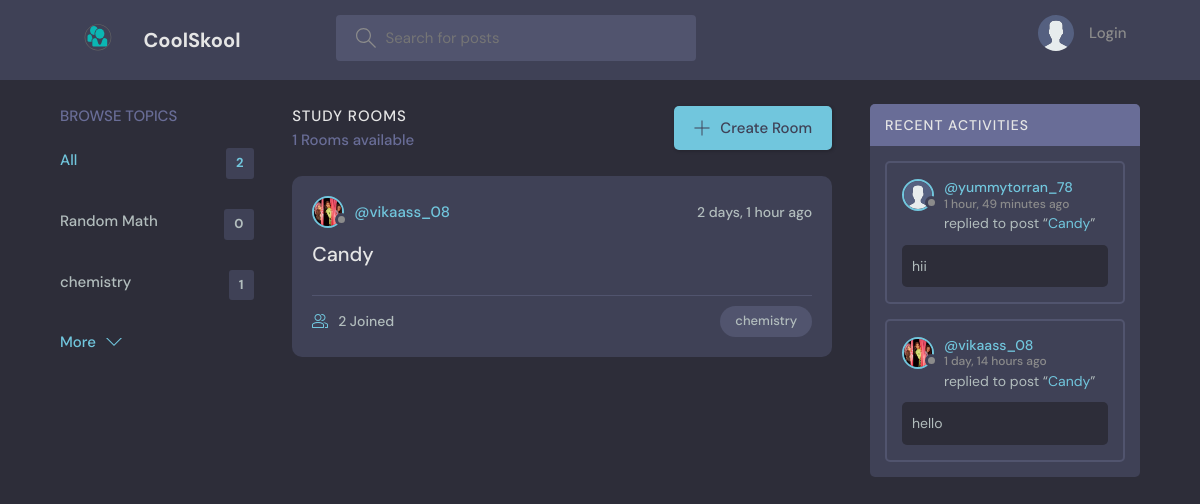
The app's page /, older data.
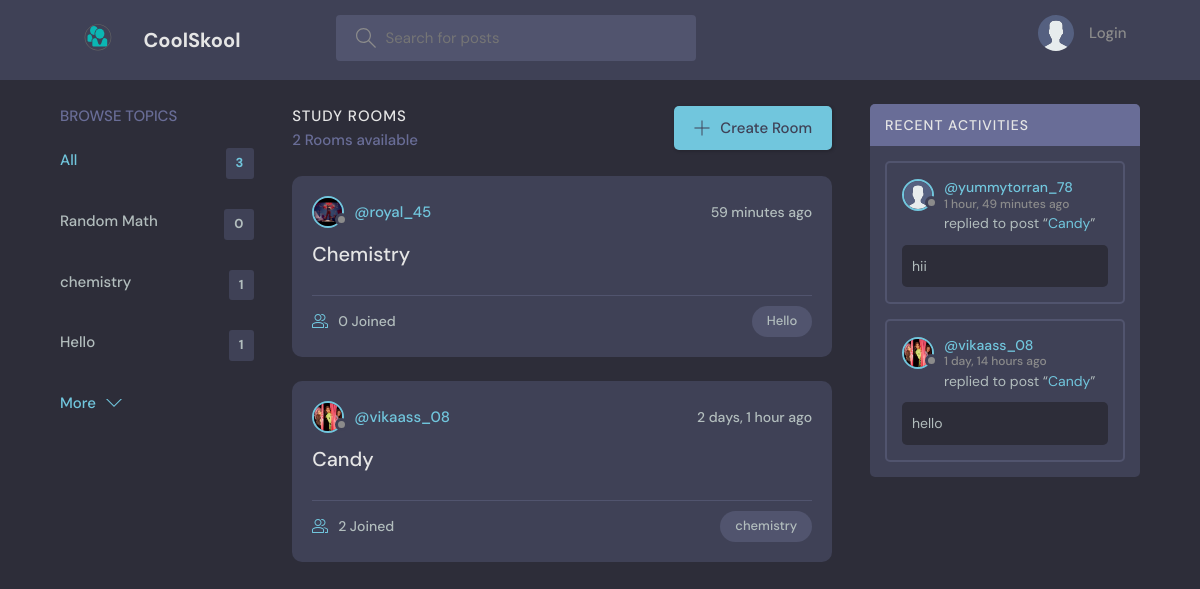
The same page, newer data.
### base/models.py (models this page shows, shortened)
class Topic(models.Model):
    name = models.CharField(max_length=200)

class Room(models.Model):
    host = models.ForeignKey(User, on_delete=models.SET_NULL, null=True)
    topic = models.ForeignKey(Topic, on_delete=models.SET_NULL, null=True)
    name = models.CharField(max_length=200)
    description = models.TextField(null=True, blank=True)
    participants = models.ManyToManyField(
        User, related_name='participants', blank=True)
    updated = models.DateTimeField(auto_now=True)
    created = models.DateTimeField(auto_now_add=True)
    class Meta:
        ordering = ['-updated', '-created']
    def __str__(self):
        return self.name

class User(AbstractUser):
    name = models.CharField(max_length=200, null=True)
    email = models.EmailField(unique=True, null=True)
    bio = models.TextField(null=True)
    avatar = models.ImageField(null=True, default="avatar.svg")
    USERNAME_FIELD = 'email'
    REQUIRED_FIELDS = []

class Message(models.Model):
    user = models.ForeignKey(User, on_delete=models.CASCADE)
    room = models.ForeignKey(Room, on_delete=models.CASCADE)
    body = models.TextField()
    updated = models.DateTimeField(auto_now=True)
    created = models.DateTimeField(auto_now_add=True)
    class Meta:
        ordering = ['-updated', '-created']

### base/views.py (the view)
# urls.py: path('', views.home, name="home"),
def home(request):
    q = request.GET.get('q') if request.GET.get('q') != None else ''
    rooms = Room.objects.filter(
        Q(topic__name__icontains=q) |
        Q(name__icontains=q) |
        Q(description__icontains=q)
    )
    topics = Topic.objects.all()[0:5]
    room_count = rooms.count()
    room_messages = Message.objects.filter(
        Q(room__topic__name__icontains=q))[0:3]
    context = {'rooms': rooms, 'topics': topics,
               'room_count': room_count, 'room_messages': room_messages}
    return render(request, 'base/home.html', context)

### base/templates/base/home.html (shortened to what this page needs)
{% extends 'main.html' %}
{% block content %}
<main class="layout layout--3">
  <div class="container">
    {% include 'base/topics_component.html' %}
    <div class="roomList">
      <div class="roomList__header">
        <div>
          <h2>Study Rooms</h2>
          <p>{{room_count}} Rooms available</p>
        </div>
        <a class="btn btn--main" href="{% url 'create-room' %}">
          <svg version="1.1" xmlns="http://www.w3.org/2000/svg" width="32" height="32" viewBox="0 0 32 32">
            <title>add</title>
            <path
              d="M16.943 0.943h-1.885v14.115h-14.115v1.885h14.115v14.115h1.885v-14.115h14.115v-1.885h-14.115v-14.115z">
            </path>
          </svg>
          Create Room
        </a>
      </div>
      {% include 'base/feed_component.html' %}
    </div>
    {% include 'base/activity_component.html' %}
  </div>
</main>
{% endblock %}

### base/templates/base/topics_component.html
<div class="topics">
    <div class="topics__header">
        <h2>Browse Topics</h2>
    </div>
    <ul class="topics__list">
        <li>
            <a href="{% url 'home' %}" class="active">All <span>{{topics.count}}</span></a>
        </li>
        {% for topic in topics %}
        <li>
            <a href="{% url 'home' %}?q={{topic.name}}">{{topic.name}}<span>{{topic.room_set.all.count}}</span></a>
        </li>
        {% endfor %}
    </ul>
    <a class="btn btn--link" href="{% url 'topics' %}">
        More
        <svg version="1.1" xmlns="http://www.w3.org/2000/svg" width="32" height="32" viewBox="0 0 32 32">
            <title>chevron-down</title>
            <path d="M16 21l-13-13h-3l16 16 16-16h-3l-13 13z"></path>
        </svg>
    </a>
</div>

### base/templates/base/feed_component.html (shortened to what this page needs)
{% load static %}
{% for room in rooms %}
<div class="roomListRoom">
    <div class="roomListRoom__header">
        <a href="{% url 'user-profile' room.host.id %}" class="roomListRoom__author">
            <div class="avatar avatar--small">
                {% if room.host.avatar.url == "/images/avatar.svg" %}
                    <img src="{% static 'images/avatar.svg' %}" />
                {% else %}
                    <img src="{{room.host.avatar.url}}" />
                {% endif %}
            </div>
            <span>@{{room.host.username}}</span>
        </a>
        <div class="roomListRoom__actions">
            <span>{{room.created|timesince}} ago</span>
        </div>
    </div>
    <div class="roomListRoom__content">
        <a href="{% url 'room' room.id %}">{{room.name}}</a>
    </div>
    <div class="roomListRoom__meta">
        <a href="{% url 'room' room.id %}" class="roomListRoom__joined">
            {{room.participants.all.count}} Joined
        </a>
        <p class="roomListRoom__topic">{{room.topic.name}}</p>
    </div>
</div>
{% endfor %}

### base/templates/base/activity_component.html (shortened to what this page needs)
{% load static %}
<div class="activities">
    <div class="activities__header">
        <h2>Recent Activities</h2>
    </div>
    {% for message in room_messages %}
    <div class="activities__box">
        <div class="activities__boxHeader roomListRoom__header">
            <a href="{% url 'user-profile' message.user.id %}" class="roomListRoom__author">
                <div class="avatar avatar--small">
                    {% if message.user.avatar.url == "/images/avatar.svg" %}
                        <img src="{% static 'images/avatar.svg' %}" />
                    {% else %}
                        <img src="{{message.user.avatar.url}}" />
                    {% endif %}
                </div>
                <p>
                    @{{message.user.username}}
                    <span>{{message.created|timesince}} ago</span>
                </p>
            </a>
        </div>
        <div class="activities__boxContent">
            <p>replied to post “<a href="{% url 'room' message.room.id %}">{{message.room}}</a>”</p>
            <div class="activities__boxRoomContent">{{message.body}}</div>
        </div>
    </div>
    {% endfor %}
</div>

Row changes from the older to the newer data that the page shows:
added Topic: name "Hello", room_set.all.count "1"
added Room: host.avatar (picture), host.username "royal_45", created "59 minutes", name "Chemistry", participants.all.count "0", topic.name "Hello"
Text that changed along with them:
{{ topics.count }}: "2" → "3"
{{ room_count }}: "1" → "2"
